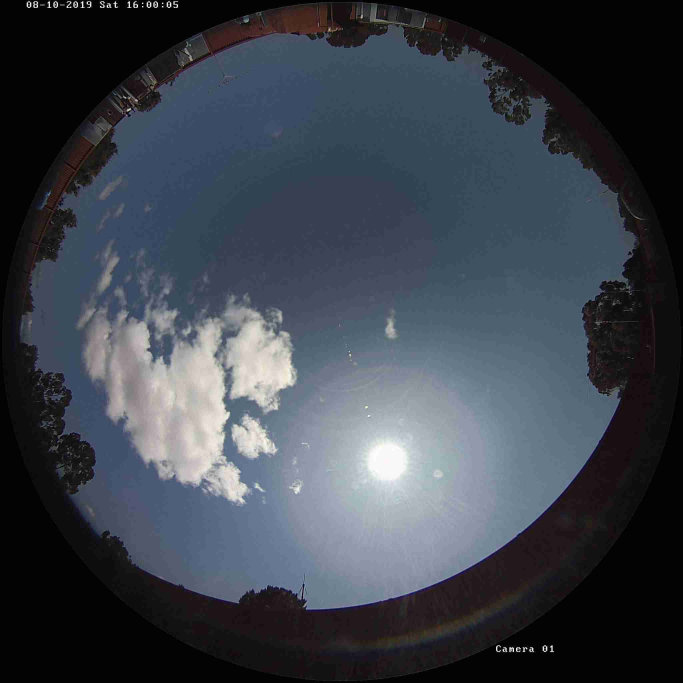
#> input picture Image_pairs/pair2.jpg, 2048 x 2048 px (shown at 1/3 size)
$ jupyter execute 'Cloud Decision-SLACs.ipynb'
#> lines starting #> are read from the running program, lines starting #| are printed output that depends on the picture; after the words box and inside, x2 and y2 are one past the last pixel; in counts of white or black regions, pixels touching at a corner belong together
# The Cloud-Decision Algorithm

-the algorithm requires two images. a clear sky images and partial cloudy image.

-Do not need to conduct the algorithm on images between clear sky and overcast sky because PV(photovoltaic) output will be close to constants

-Algorithm will have to pull the images. The clear sky image and cloudy image must be at the same time of the day when it was taken in order to make sure the sun position is negligible

-algorithm takes the ratio between images and compares to a threshold value typically 0.8. The threshold value varies on the sun's location

-the threshold value is significantly affected when the clouds are covering the sun otherwise, provide up to 95% accuracy in decision.

[cell 1]
from skimage import io
import cv2
import time
import numpy as np

import os
os.chdir('/Users/yinyinhtwe/Desktop/Image_pairs')
         #file location

[cell 2]
def Rchannel(image):
    red_img = image.copy()
    red_img[:,:,1], red_img[:,:,2]= 0 , 0  #set blue/green channel to color black.
    return red_img

def mask(image):
#> called with image = 'pair2.jpg'
    img = cv2.imread(image)
#> img is the input picture: shape (2048, 2048, 3); mean B, G, R 75.2, 66.1, 60.1
    img2 = cv2.cvtColor(img,cv2.COLOR_BGR2RGB)

    upper_blue = np.array([255,255,255])
    lower_blue = np.array([40,40,70])       #any value of blue lower than lower_blue will be darken
    mask = cv2.inRange(img2,lower_blue,upper_blue)  #create mask to apply over img2
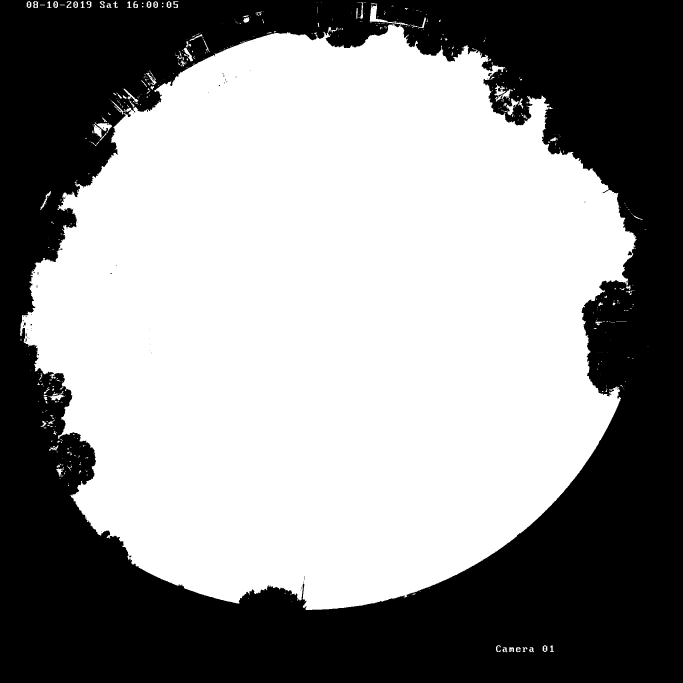
#> mask: shape (2048, 2048) (shown at 1/3 size); 56.6% white; 127 black regions (109 under 20 px), largest, box (x1, y1, x2, y2) and area: (0, 0, 2048, 2048) 1817870, (1883, 754, 1897, 766) 109, (224, 6, 230, 22) 70
    result = cv2.bitwise_and(img2,img2,mask = mask)
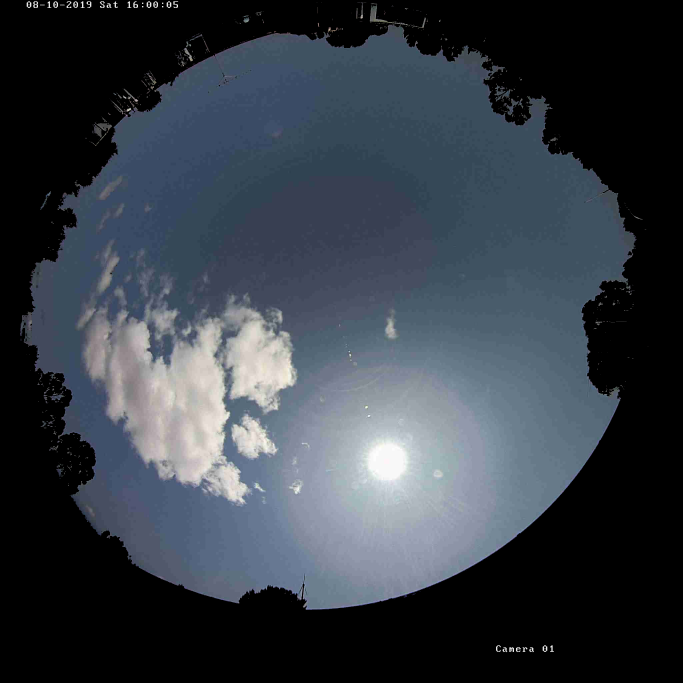
#> result: shape (2048, 2048, 3) (shown at 1/3 size); mean R, G, B 53.5, 60.5, 69.2
#> in Rchannel, `red_img[:,:,1], red_img[:,:,2]= 0 , 0`:
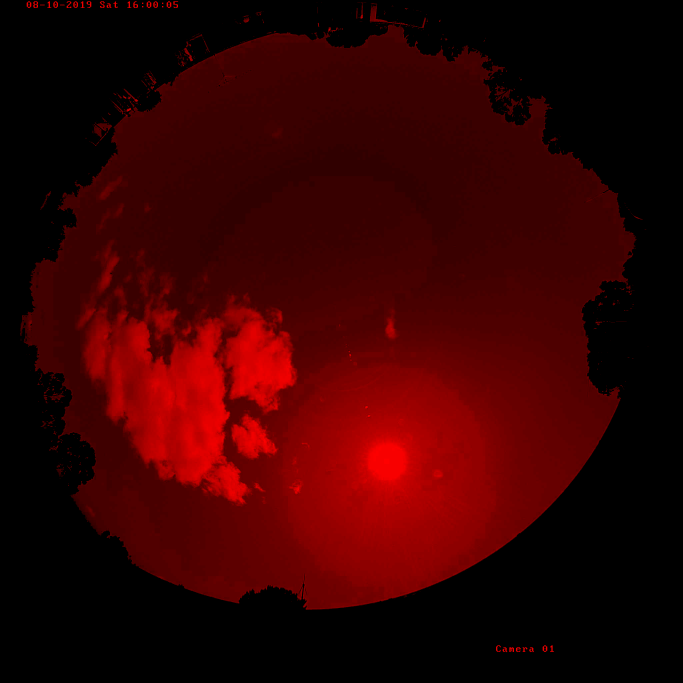
#> red_img: shape (2048, 2048, 3) (shown at 1/3 size); mean R, G, B 53.5, 0, 0
#> call 2 of mask, with image = 'pair2.0.jpg'
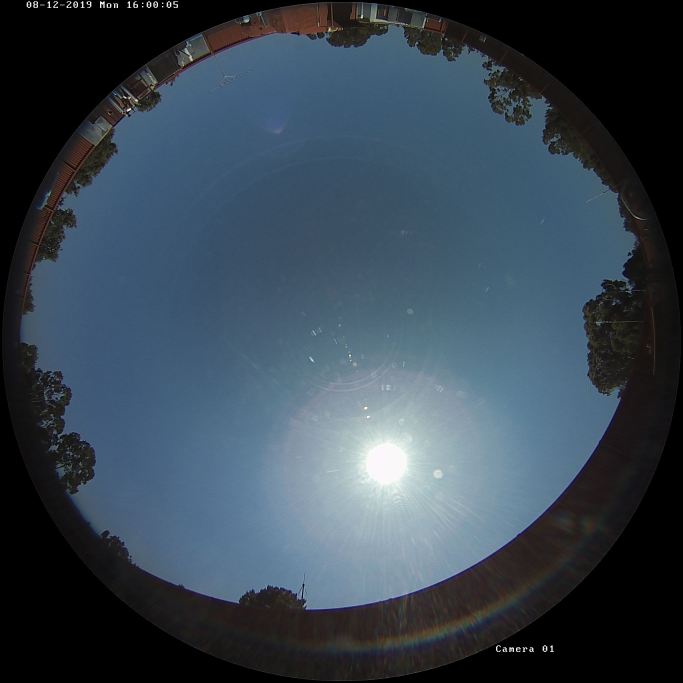
#> input picture Image_pairs/pair2.0.jpg, 2048 x 2048 px (shown at 1/3 size)
#> in mask, img is the input picture: shape (2048, 2048, 3); mean B, G, R 81.7, 69.5, 55.6
#> in mask (call 2), `mask = cv2.inRange(img2,lower_blue,upper_blue)`:
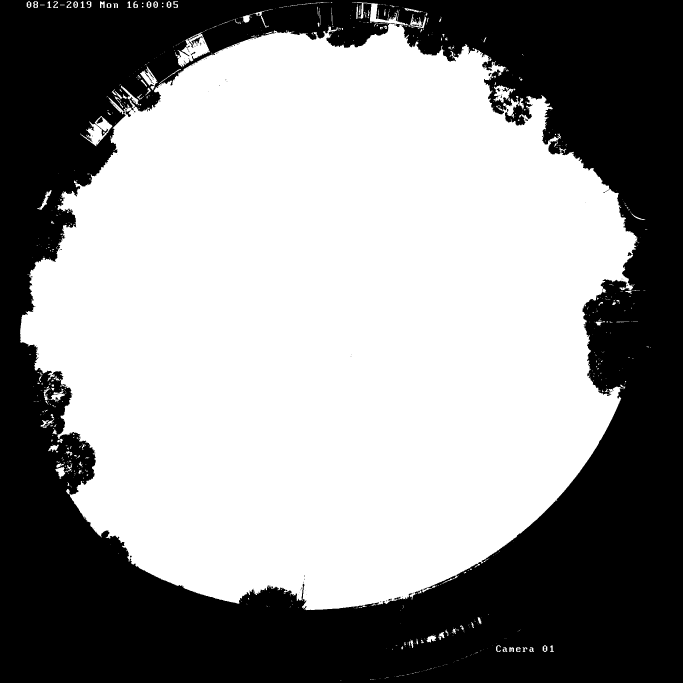
#> mask: shape (2048, 2048) (shown at 1/3 size); 57.3% white; 189 black regions (164 under 20 px), largest, box (x1, y1, x2, y2) and area: (0, 0, 2048, 2048) 1790241, (574, 109, 608, 134) 262, (290, 351, 309, 371) 199
#> in mask (call 2), `result = cv2.bitwise_and(img2,img2,mask = mask)`:
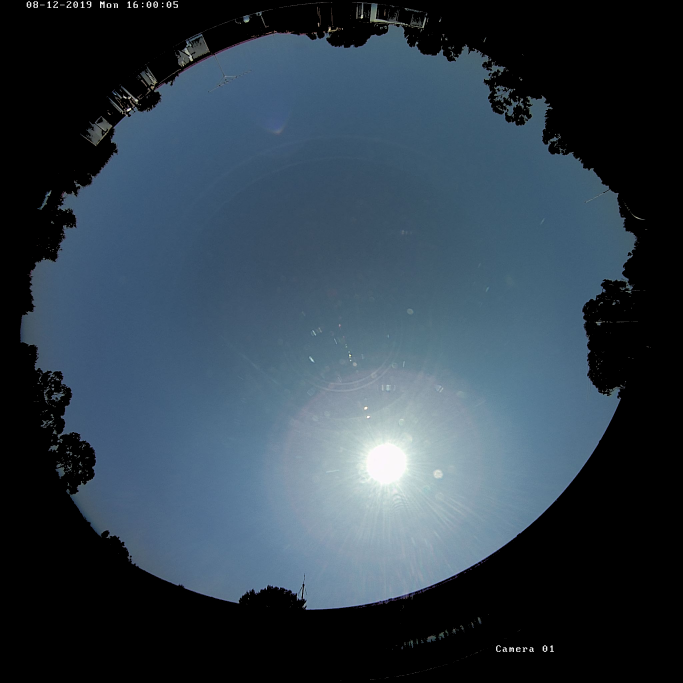
#> result: shape (2048, 2048, 3) (shown at 1/3 size); mean R, G, B 48.5, 63.1, 75.3
#> in Rchannel (call 2), `red_img[:,:,1], red_img[:,:,2]= 0 , 0`:
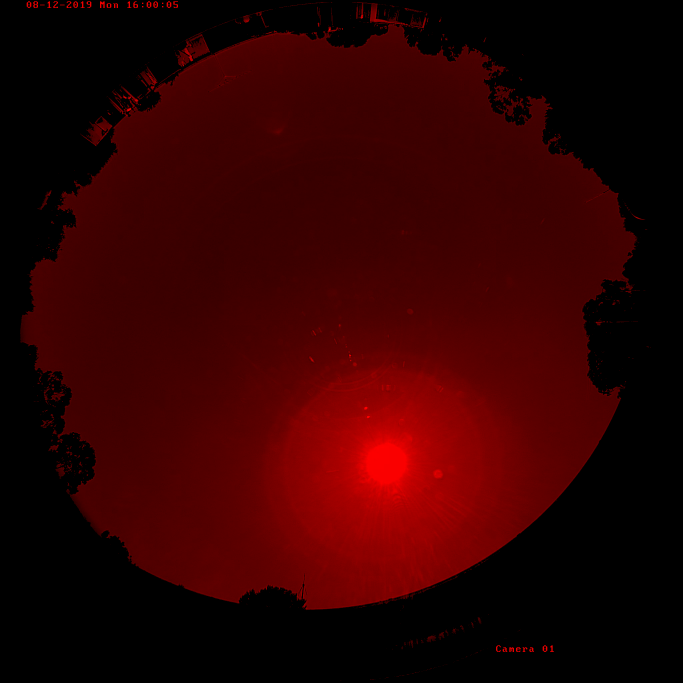
#> red_img: shape (2048, 2048, 3) (shown at 1/3 size); mean R, G, B 48.5, 0, 0
    return result

-Functions explained

-Rchannel function is to convert RGB images into R only image by zero-ing out blue channel and green channel

-mask functions uses image segmentation technique to block off lower blue pixel in the images, effectively eliminated surrounding objects except the sky pixels and cloud pixels

-img_resize is required in order to reduce the runtime. The image origin size is 2048x2048 ~ 4millions pixel

[cell 3]
def cloudmapping_slow(clearsky_red_image,cloudy_red_image,para = 0.8): #assume masked images
    blank_image = np.zeros((2048,2048,3), np.uint8)

    for i in range(2048):        #using for loop
        for j in range(2048):
            if (clearsky_red_image[i,j][0]) == 0:
                continue
            if (clearsky_red_image[i,j][0]/cloudy_red_image[i,j][0]) > para:

                blank_image[i,j] = [0,0,255]
            if (clearsky_red_image[i,j][0]/cloudy_red_image[i,j][0]) <= para:

                blank_image[i,j] = [255,255,255]

    return (io.imshow(blank_image))

# def img_resize ( image ):
#     image_resized = resize(image, (image.shape[0] // 4, image.shape[1] //4), anti_aliasing = True)
#     return image_resized
##resizing, one of the solution to speed up for loop

Faster method using vectorization on numpy arrays

[cell 4]
def cloudmapping(clearsky_red_image,cloudy_red_image,para = 0.8): #para can vary based on sun location
#> called with para = 0.8
    blank_image = np.zeros(clearsky_red_image.shape, np.uint8)  # Created blank image
    np.seterr(divide='ignore', invalid='ignore')
    #The boxes store numpy arrays of pixel locations from parameter images that passed the conditions

    box1 = clearsky_red_image[:,:,0] / cloudy_red_image[:,:,0] < para
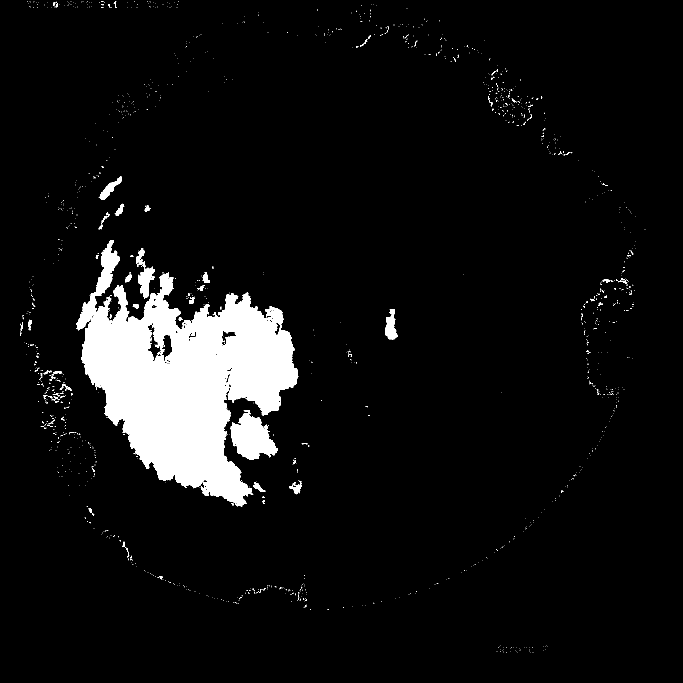
#> box1: shape (2048, 2048) bool (shown at 1/3 size); 6.7% white; 1533 white regions (1450 under 20 px), largest, box (x1, y1, x2, y2) and area: (229, 720, 895, 1520) 249864, (692, 1230, 834, 1380) 12282, (415, 800, 464, 896) 2446

    box2 = clearsky_red_image[:,:,0] / cloudy_red_image[:,:,0] > para
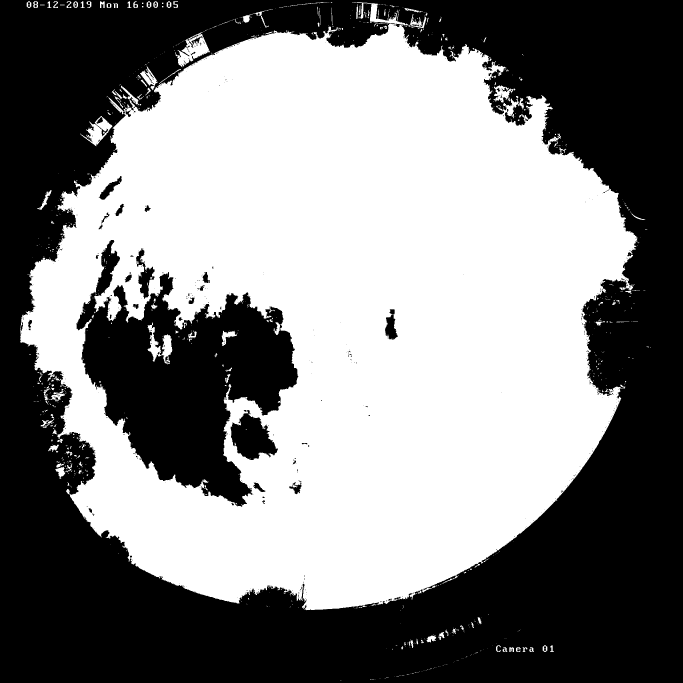
#> box2: shape (2048, 2048) bool (shown at 1/3 size); 50.7% white; 631 black regions (568 under 20 px), largest, box (x1, y1, x2, y2) and area: (0, 0, 2048, 2048) 1791743, (229, 720, 895, 1520) 250365, (692, 1230, 834, 1380) 12301

    #All the coordinates in the boxes are unpacked and all applied to blank image simultaneously, and changes pixel value
    #Vectorization

    blank_image[box1] = [255, 255, 255]

    blank_image[box2] = [0,0,255]

    return (io.imshow(blank_image))
   #Significantly reduces program duration

-When the value (of red clear sky pixel value is divided by red cloudy sky pixel value) is less than the threshold value, the pixel must be cloudy
If the ration between two images is more than threshold value it must be sky pixel

[cell 5]
cloud = Rchannel((mask('pair2.jpg')))
clear = Rchannel((mask('pair2.0.jpg')))
start_time = time.time()
print(cloudmapping(clear, cloud))
#| AxesImage(shape=(2048, 2048, 3))
print("---- %s seconds ----" %(time.time()-start_time))

[cell 6]
start_time = time.time()
###using for loop
print(cloudmapping_slow(clear, cloud))
#| AxesImage(shape=(2048, 2048, 3))
print("---- %s seconds ----" %(time.time()-start_time))
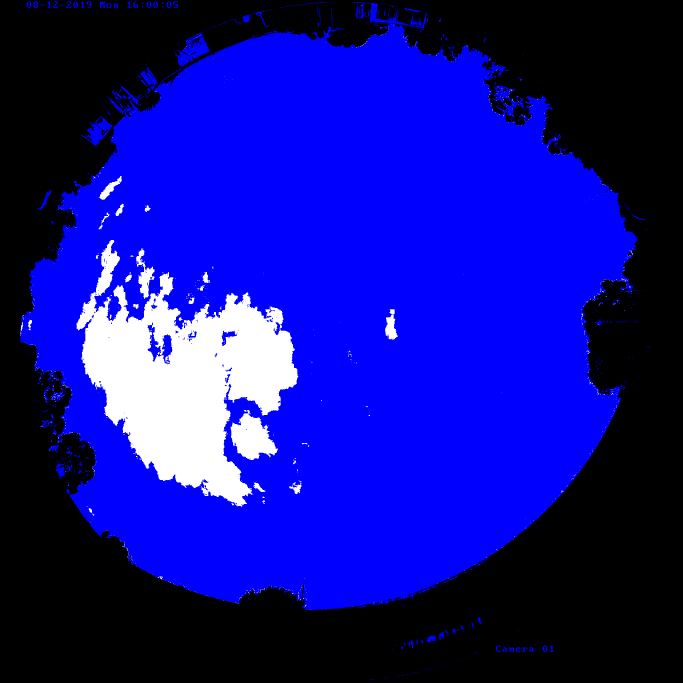
#> shown: shape (2048, 2048, 3) (shown at 1/3 size); mean R, G, B 16.8, 16.8, 146
